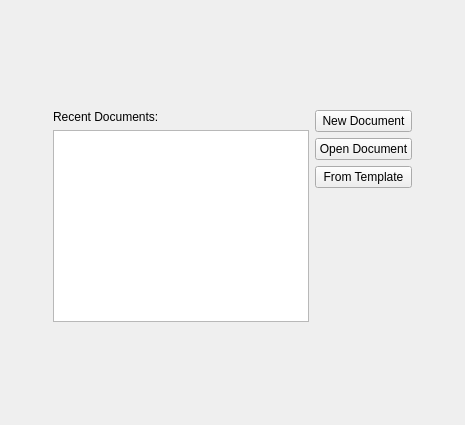
<?xml version="1.0" encoding="UTF-8"?>
<ui version="4.0">
 <class>componentDocumentSelector</class>
 <widget class="QWidget" name="componentDocumentSelector">
  <property name="geometry">
   <rect>
    <x>0</x>
    <y>0</y>
    <width>465</width>
    <height>425</height>
   </rect>
  </property>
  <property name="windowTitle">
   <string>Form</string>
  </property>
  <layout class="QGridLayout" name="gridLayout">
   <item row="1" column="2">
    <layout class="QVBoxLayout" name="verticalLayout">
     <item>
      <widget class="QPushButton" name="buttonNew">
       <property name="text">
        <string>New Document</string>
       </property>
      </widget>
     </item>
     <item>
      <widget class="QPushButton" name="buttonOpen">
       <property name="text">
        <string>Open Document</string>
       </property>
      </widget>
     </item>
     <item>
      <widget class="QPushButton" name="buttonTemplate">
       <property name="text">
        <string>From Template</string>
       </property>
      </widget>
     </item>
     <item>
      <spacer name="verticalSpacer">
       <property name="orientation">
        <enum>Qt::Vertical</enum>
       </property>
       <property name="sizeHint" stdset="0">
        <size>
         <width>20</width>
         <height>40</height>
        </size>
       </property>
      </spacer>
     </item>
    </layout>
   </item>
   <item row="1" column="1">
    <layout class="QVBoxLayout" name="verticalLayout_2">
     <item>
      <widget class="QLabel" name="label">
       <property name="text">
        <string>Recent Documents:</string>
       </property>
      </widget>
     </item>
     <item>
      <widget class="QListWidget" name="listWidget">
       <property name="iconSize">
        <size>
         <width>64</width>
         <height>64</height>
        </size>
       </property>
       <property name="movement">
        <enum>QListView::Static</enum>
       </property>
       <property name="resizeMode">
        <enum>QListView::Adjust</enum>
       </property>
       <property name="spacing">
        <number>8</number>
       </property>
       <property name="gridSize">
        <size>
         <width>128</width>
         <height>128</height>
        </size>
       </property>
       <property name="viewMode">
        <enum>QListView::IconMode</enum>
       </property>
       <property name="wordWrap">
        <bool>true</bool>
       </property>
      </widget>
     </item>
    </layout>
   </item>
   <item row="0" column="3" rowspan="3">
    <spacer name="horizontalSpacer_2">
     <property name="orientation">
      <enum>Qt::Horizontal</enum>
     </property>
     <property name="sizeHint" stdset="0">
      <size>
       <width>40</width>
       <height>20</height>
      </size>
     </property>
    </spacer>
   </item>
   <item row="0" column="1" colspan="2">
    <spacer name="verticalSpacer_3">
     <property name="orientation">
      <enum>Qt::Vertical</enum>
     </property>
     <property name="sizeHint" stdset="0">
      <size>
       <width>20</width>
       <height>40</height>
      </size>
     </property>
    </spacer>
   </item>
   <item row="0" column="0" rowspan="3">
    <spacer name="horizontalSpacer">
     <property name="orientation">
      <enum>Qt::Horizontal</enum>
     </property>
     <property name="sizeHint" stdset="0">
      <size>
       <width>40</width>
       <height>20</height>
      </size>
     </property>
    </spacer>
   </item>
   <item row="2" column="1" colspan="2">
    <spacer name="verticalSpacer_2">
     <property name="orientation">
      <enum>Qt::Vertical</enum>
     </property>
     <property name="sizeHint" stdset="0">
      <size>
       <width>20</width>
       <height>40</height>
      </size>
     </property>
    </spacer>
   </item>
  </layout>
 </widget>
 <resources/>
 <connections/>
</ui>
